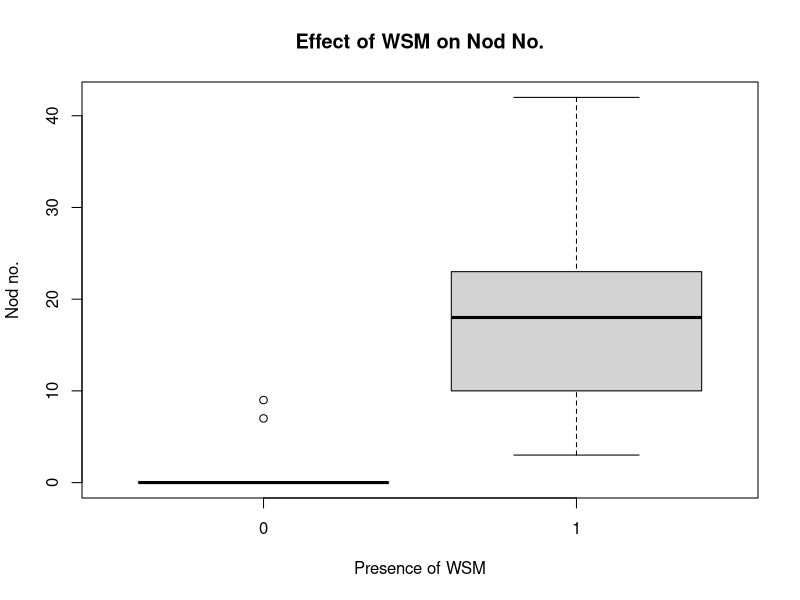

Write R code to recreate this figure. (Note: this script raises an error after producing the figure.)
read.csv("SMIOpt_Ratios_KW.csv")
dat <- read.csv("SMIOpt_Ratios_KW.csv")

#effect of WSM (y/n) on nod no.
boxplot(dat$Nod_no ~dat$WSM., data=dat, xlab="Presence of WSM", ylab="Nod no.", main="Effect of WSM on Nod No.")
NW.lm <- lm(dat$Nod_no ~dat$WSM., data=dat)
Anova(NW.lm)
WSM <- dat$WSM.
class(WSM)
WSM1 <- as.character(WSM)

#WSM and geno effect on nod no
NWG.lm <- lm(dat$Nod_no ~dat$WSM+Genotype, data=dat)
Anova(NWG.lm)

#plotting num of nods according to treatment
boxplot(dat$Nod_no ~dat$Treatment, data=dat, ylab="Nod number", col="forestgreen", main="Nod no. vs. Treatment", las=2)

Treatment <- dat$Treatment
nod_treat <- lm(dat$Nod_no ~Treatment, data=dat)
effect("Treatment", nod_treat) 
glht(nod_treat, mcp(Treatment = "Tukey"))
cld(glht(nod_treat, mcp(Treatment = "Tukey")))

TN.lm<- lm(dat$Nod_no ~dat$Treatment+Genotype, data=dat)
summary(TN.lm)
Anova(TN.lm)

#plotting num of nods according to genotype location *PT is signif*
boxplot(dat$Nod_no ~dat$Location, data=dat, xlab="Genotype", ylab="Nod number", main="Nod no. vs. Genotype")
NL.lm <- lm(dat$Nod_no ~dat$Location, data=dat)
summary(NL.lm)
Anova(NL.lm)

#subsetting out -WSMs
dat.pos <- subset(dat, dat$WSM.=="1")

#Geno effect on root biomass +WSM only
RWG.lm <- lm(dat.pos$Root_wt ~dat.pos$Genotype, data=dat.pos)
Anova(RWG.lm)

#Geno effect on shoot weight?
SWG.lm <- lm(dat.pos$Shoot_wt ~dat.pos$Genotype, data=dat.pos)
Anova(SWG.lm)

#Genotype effect on nod biomass
boxplot(dat.pos$Nod_wt ~dat.pos$Genotype, xlab="Genotype", ylab="Nod Biomass (g)", main="Genotype vs. Nod Biomass")
gn.lm <- lm(dat.pos$Nod_wt ~dat.pos$Genotype, data=dat.pos)
Anova(gn.lm) 

gnt.lm <- lm(dat.pos$Nod_wt ~dat.pos$Genotype+dat.pos$Treatment)
Anova(gnt.lm) #signific effect of geno*** and treatment*

treatment <- dat.pos$Treatment
gnt.lm <- lm(dat.pos$Nod_wt ~treatment, data=dat.pos)
effect("treatment", gnt.lm) 

#Testing if there are differences between treatments (affecting nod wt)
glht(gnt.lm, mcp(treatment = "Tukey"))
cld(glht(gnt.lm, mcp(treatment = "Tukey"))) # **All performing the same***
anova(gnt.lm) 
boxplot(dat.pos$Nod_wt ~dat.pos$Treatment, data=dat.pos, las=2, xlab="Treatment", ylab="Nod weight (g)", main="Nodule weight vs. Treatment")

#Pairwise comparison differences (accord to zero)
pair.root.treat<- glht(gnt.lm, linfct = mcp(treatment = "Tukey"))
summary(pair.root.treat)
--

#Geno effect on root biomass
boxplot(dat.pos$Root_wt ~dat.pos$Genotype, xlab="Genotype", ylab="Root biomass (g)", main="Genotype vs. Root Biomass")
gr.lm <- lm(dat.pos$Root_wt ~dat.pos$Genotype+dat.pos$Treatment, data=dat.pos)
Anova(gr.lm) #geno and treat having significant effect on root biomass

Treatment1 <- dat.pos$Treatment
GR.lm <- lm(dat.pos$Root_wt ~Treatment1, data=dat.pos)
effect("Treatment1", GR.lm) 

#Testing if there are differences between two (diff than zero)
glht(GR.lm, mcp(Treatment1 = "Tukey"))
cld(glht(GR.lm, mcp(Treatment1 = "Tukey")))
anova(GR.lm) #Treat has effect on leaf ct

#Pairwise comparison differences (accord to zero)
pair.root.treat<- glht(GR.lm, linfct = mcp(Treatment1 = "Tukey"))
summary(pair.root.treat)


---
Treatment <- dat.pos$Treatment
GT.lm <- lm(dat.pos$Shoot_wt ~Treatment, data=dat.pos)
effect("Treatment", GT.lm) 

#Testing if there are differences between two (diff than zero)
glht(GT.lm, mcp(Treatment = "Tukey"))
cld(glht(GT.lm, mcp(Treatment = "Tukey")))
anova(GT.lm) 

#Pairwise comparison differences (accord to zero)
pair.shoot.treat<- glht(GT.lm, linfct = mcp(Treatment = "Tukey"))
summary(pair.shoot.treat)
-----
#Treatment effect on nod number
treat <- dat.pos$Treatment
NT.lm <- lm(dat.pos$Nod_no ~treat, data=dat.pos)
effect("treat", NT.lm)
glht(NT.lm, mcp(treat= "Tukey"))
cld(glht(NT.lm, mcp(treat = "Tukey")))

